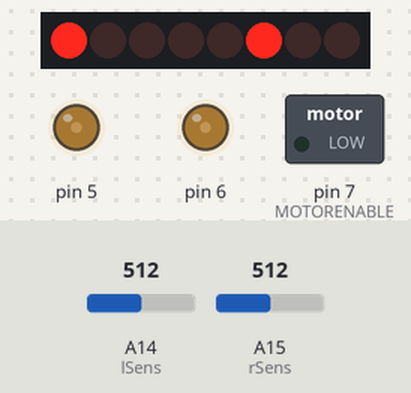
A sketch run on a simulated Arduino Mega 2560, built with avr-gcc and run on an emulated ATmega2560. Parts: 8 shift-register outputs drawn as a row of LEDs (first output left, lit = HIGH), switched loads named in the sketch (green lamp = pin HIGH), output pins drawn as LEDs (lit = HIGH). Wiring (inferred from the names in the program): shift register (74HC595): data pin 8; shift clock pin 4; latch pin 12. Wiring (inferred from the signals the program sends): row of LEDs: on Q0, Q1, Q2, Q3, Q4, Q5, Q6, Q7. Inputs (shaded band) come from the test bench; at power-on: A14 (lSens) = 512, A15 (rSens) = 512. Pins used as bus, display or sensor lines are not drawn.

Above: at 1.3 s.
1.4 s: A14 (lSens) set to 734
4.4 s: A14 (lSens) set to 768
At 5.6 s:
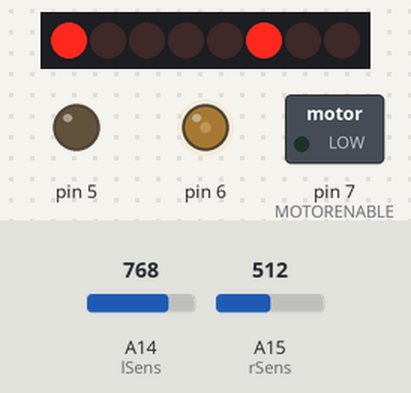
5.9 s: A14 (lSens) set to 740
At 6.8 s:
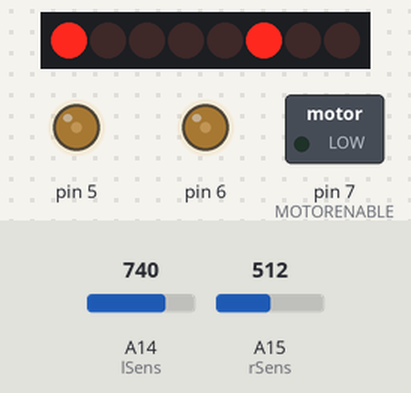
7.4 s: A15 (rSens) set to 743
10.4 s: A15 (rSens) set to 762
At 11.5 s:
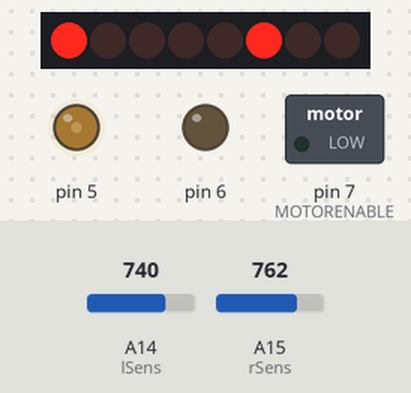
11.9 s: A15 (rSens) set to 740
At 12.6 s:
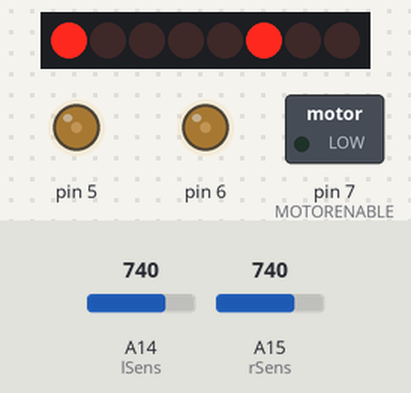
Timing chart, 0 to 14.4 s (numbered marks = the images above; inputs shaded):
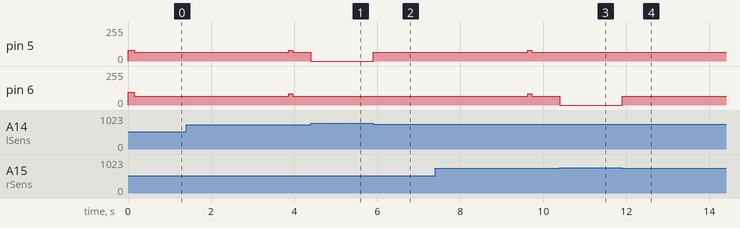

Measured:
- the behaviour switches between 749 and 750 on A14 (lSens) (found by bisection; images 0 and 1)
- the behaviour switches between 749 and 750 on A15 (rSens) (found by bisection; images 2 and 3)
- after the input at 4.4 s, pin 5: 65/255 → 0/255 at once
- after the input at 5.9 s, pin 5: 0/255 → 65/255 at once
- after the input at 10.4 s, pin 6: 65/255 → 0/255 at once
- after the input at 11.9 s, pin 5: stays 65/255 (without the input it goes to 80/255 after 2.2 s); pin 6: 0/255 → 65/255 at once

The sketch:

BamBamJim.ino
```cpp
// Arduino pins for the shift register
#define MOTORLATCH 12
#define MOTORCLK 4
#define MOTORENABLE 7
#define MOTORDATA 8

// 8-bit bus after the 74HC595 shift register
// (not Arduino pins)
// These are used to set the direction of the bridge driver.
#define MOTOR1_A 2
#define MOTOR1_B 3
#define MOTOR2_A 1
#define MOTOR2_B 4
#define MOTOR3_A 5
#define MOTOR3_B 7
#define MOTOR4_A 0
#define MOTOR4_B 6

// Arduino pins for the PWM signals.
#define MOTOR1_PWM 11
#define MOTOR2_PWM 3    //Right Motor
#define MOTOR3_PWM 6
#define MOTOR4_PWM 5   //Left Motor
#define SERVO1_PWM 10
#define SERVO2_PWM 9

// Codes for the motor function.
#define FORWARD 1
#define BACKWARD 2
#define BRAKE 3
#define RELEASE 4

int sensorValueR = 0;  // right sensor value =0
int sensorValueL = 0; // left sensor value=0
boolean leftVis = false;
boolean rightVis = false;
int left=4;
int right=3;


// Pins for Left and Right light sensors respectively

int lSens=A14;
int rSens=A15;

//Multiplied by the speed of each individual motor to ensure they spin at the same rate when we give them the same number.
//Needs to be tuned for your motors on a case by case basis
//Remember, if you multiply a float by an int, you will result with a float. You need to recast using (int) to get an integer back out.

float rConst=.76; //.76
float lConst=1.8;//1.8

void setup()
{
  //Serial.begin(9600);
  //Serial.println("Line Sensing Robot Demo");
  pinMode(lSens, INPUT);
  pinMode(rSens, INPUT);  //Sets pins for line sensors to inputs
  motor(left, FORWARD, 80);
  motor(right, FORWARD, 95);
  delay(150);
}

int count=0;
int rcount=0;
int lcount=0;
int baseSpeedLeft = 65; //62
int baseSpeedRight = 65; //65;

void loop()
{
  // read the digital in value:
  sensorValueR = analogRead(rSens);       // read the right sensor value
  sensorValueL = analogRead(lSens);    // read the left sensors value
//Serial.println(sensorValueR);
//Serial.println(sensorValueL);

  if (sensorValueR < 750) // change the value of the sensors to 0 and 1
    {rightVis=false;}
  else
    {rightVis=true;}

  if (sensorValueL < 750)
    {leftVis=false;}
  else
    {leftVis=true;}

  if (!leftVis && !rightVis )
  {
        count++;
    if (count==5000)
    {
        motor(left, FORWARD, 80);
        motor(right, FORWARD, 85);
          delay(100);
        count=0;
    }
    motor(left, FORWARD,baseSpeedLeft);
    motor(right, FORWARD,baseSpeedRight);
    lcount=0;
    rcount=0;
  }
  else if (!rightVis && leftVis)
  {  //left sensor is on
      lcount++;
    if (lcount==5000)
    {

        motor(right, FORWARD, 85);
        lcount=0;
          delay(100);
    }
    motor(left, FORWARD,0);
    motor(right, FORWARD,baseSpeedRight);
    count=0;
  }
  else if (rightVis && !leftVis )
  {   // right sensor is on
        rcount++;
    if (rcount==5000)
    {
        motor(left, FORWARD, 80);
        rcount=0;
          delay(100);
    }
    motor(left, FORWARD,baseSpeedLeft);
    motor(right, FORWARD,0);
    count=0;
  }
  else if (rightVis && leftVis)
  {
    motor(right, FORWARD, 85);
  }
}


// Initializing
// ------------
// There is no initialization function.
//
// The shiftWrite() has an automatic initializing.
// The PWM outputs are floating during startup,
// that's okay for the Motor Shield, it stays off.
// Using analogWrite() without pinMode() is valid.
//


// ---------------------------------
// motor
//
// Select the motor (1-4), the command,
// and the speed (0-255).
// The commands are: FORWARD, BACKWARD, BRAKE, RELEASE.
//
void motor(int nMotor, int command, int speed)
{
  int motorA, motorB;

  if (nMotor >= 1 && nMotor <= 4)
  {
    switch (nMotor)
    {
    case 1:
      motorA   = MOTOR1_A;
      motorB   = MOTOR1_B;
      break;
    case 2:
      motorA   = MOTOR2_A;
      motorB   = MOTOR2_B;
      break;
    case 3:
      motorA   = MOTOR3_A;
      motorB   = MOTOR3_B;
      break;
    case 4:
      motorA   = MOTOR4_A;
      motorB   = MOTOR4_B;
      break;
    default:
      break;
    }

    switch (command)
    {
    case FORWARD:
      motor_output (motorA, HIGH, speed);
      motor_output (motorB, LOW, -1);     // -1: no PWM set
      break;
    case BACKWARD:
      motor_output (motorA, LOW, speed);
      motor_output (motorB, HIGH, -1);    // -1: no PWM set
      break;
    case BRAKE:
      // The AdaFruit library didn't implement a brake.
      // The L293D motor driver ic doesn't have a good
      // brake anyway.
      // It uses transistors inside, and not mosfets.
      // Some use a software break, by using a short
      // reverse voltage.
      // This brake will try to brake, by enabling
      // the output and by pulling both outputs to ground.
      // But it isn't a good break.
      motor_output (motorA, LOW, 255); // 255: fully on.
      motor_output (motorB, LOW, -1);  // -1: no PWM set
      break;
    case RELEASE:
      motor_output (motorA, LOW, 0);  // 0: output floating.
      motor_output (motorB, LOW, -1); // -1: no PWM set
      break;
    default:
      break;
    }
  }
}


// ---------------------------------
// motor_output
//
// The function motor_ouput uses the motor driver to
// drive normal outputs like lights, relays, solenoids,
// DC motors (but not in reverse).
//
// It is also used as an internal helper function
// for the motor() function.
//
// The high_low variable should be set 'HIGH'
// to drive lights, etc.
// It can be set 'LOW', to switch it off,
// but also a 'speed' of 0 will switch it off.
//
// The 'speed' sets the PWM for 0...255, and is for
// both pins of the motor output.
//   For example, if motor 3 side 'A' is used to for a
//   dimmed light at 50% (speed is 128), also the
//   motor 3 side 'B' output will be dimmed for 50%.
// Set to 0 for completelty off (high impedance).
// Set to 255 for fully on.
// Special settings for the PWM speed:
//    Set to -1 for not setting the PWM at all.
//
void motor_output (int output, int high_low, int speed)
{
  int motorPWM;

  switch (output)
  {
  case MOTOR1_A:
  case MOTOR1_B:
    motorPWM = MOTOR1_PWM;
    break;
  case MOTOR2_A:
  case MOTOR2_B:
    motorPWM = MOTOR2_PWM;
    break;
  case MOTOR3_A:
  case MOTOR3_B:
    motorPWM = MOTOR3_PWM;
    break;
  case MOTOR4_A:
  case MOTOR4_B:
    motorPWM = MOTOR4_PWM;
    break;
  default:
    // Use speed as error flag, -3333 = invalid output.
    speed = -3333;
    break;
  }

  if (speed != -3333)
  {
    // Set the direction with the shift register
    // on the MotorShield, even if the speed = -1.
    // In that case the direction will be set, but
    // not the PWM.
    shiftWrite(output, high_low);

    // set PWM only if it is valid
    if (speed >= 0 && speed <= 255)
    {
      analogWrite(motorPWM, speed);
    }
  }
}


// ---------------------------------
// shiftWrite
//
// The parameters are just like digitalWrite().
//
// The output is the pin 0...7 (the pin behind
// the shift register).
// The second parameter is HIGH or LOW.
//
// There is no initialization function.
// Initialization is automatically done at the first
// time it is used.
//
void shiftWrite(int output, int high_low)
{
  static int latch_copy;
  static int shift_register_initialized = false;

  // Do the initialization on the fly,
  // at the first time it is used.
  if (!shift_register_initialized)
  {
    // Set pins for shift register to output
    pinMode(MOTORLATCH, OUTPUT);
    pinMode(MOTORENABLE, OUTPUT);
    pinMode(MOTORDATA, OUTPUT);
    pinMode(MOTORCLK, OUTPUT);

    // Set pins for shift register to default value (low);
    digitalWrite(MOTORDATA, LOW);
    digitalWrite(MOTORLATCH, LOW);
    digitalWrite(MOTORCLK, LOW);
    // Enable the shift register, set Enable pin Low.
    digitalWrite(MOTORENABLE, LOW);

    // start with all outputs (of the shift register) low
    latch_copy = 0;

    shift_register_initialized = true;
  }

  // The defines HIGH and LOW are 1 and 0.
  // So this is valid.
  bitWrite(latch_copy, output, high_low);

  // Use the default Arduino 'shiftOut()' function to
  // shift the bits with the MOTORCLK as clock pulse.
  // The 74HC595 shiftregister wants the MSB first.
  // After that, generate a latch pulse with MOTORLATCH.
  shiftOut(MOTORDATA, MOTORCLK, MSBFIRST, latch_copy);
  delayMicroseconds(5);    // For safety, not really needed.
  digitalWrite(MOTORLATCH, HIGH);
  delayMicroseconds(5);    // For safety, not really needed.
  digitalWrite(MOTORLATCH, LOW);
}
```
